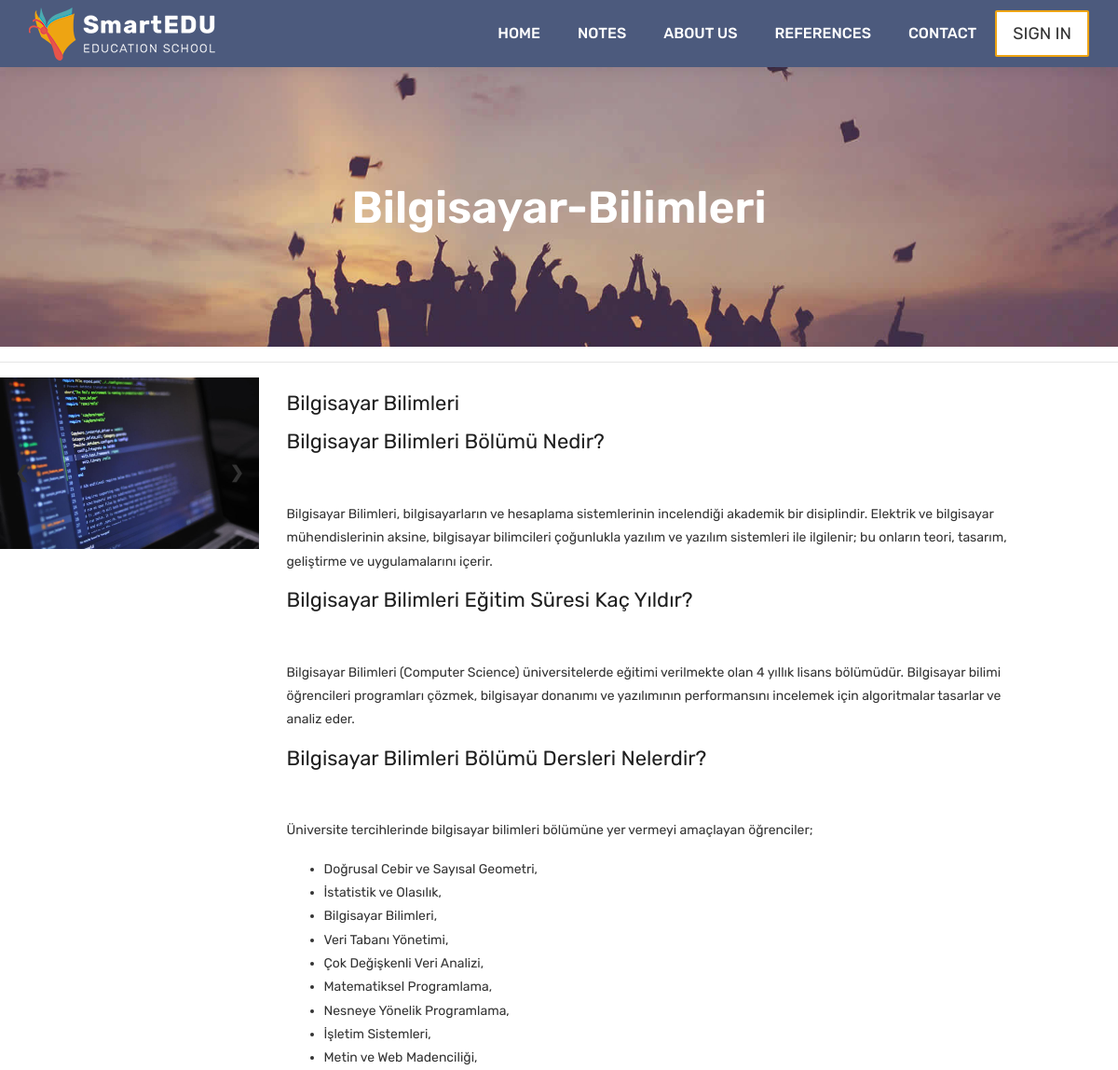
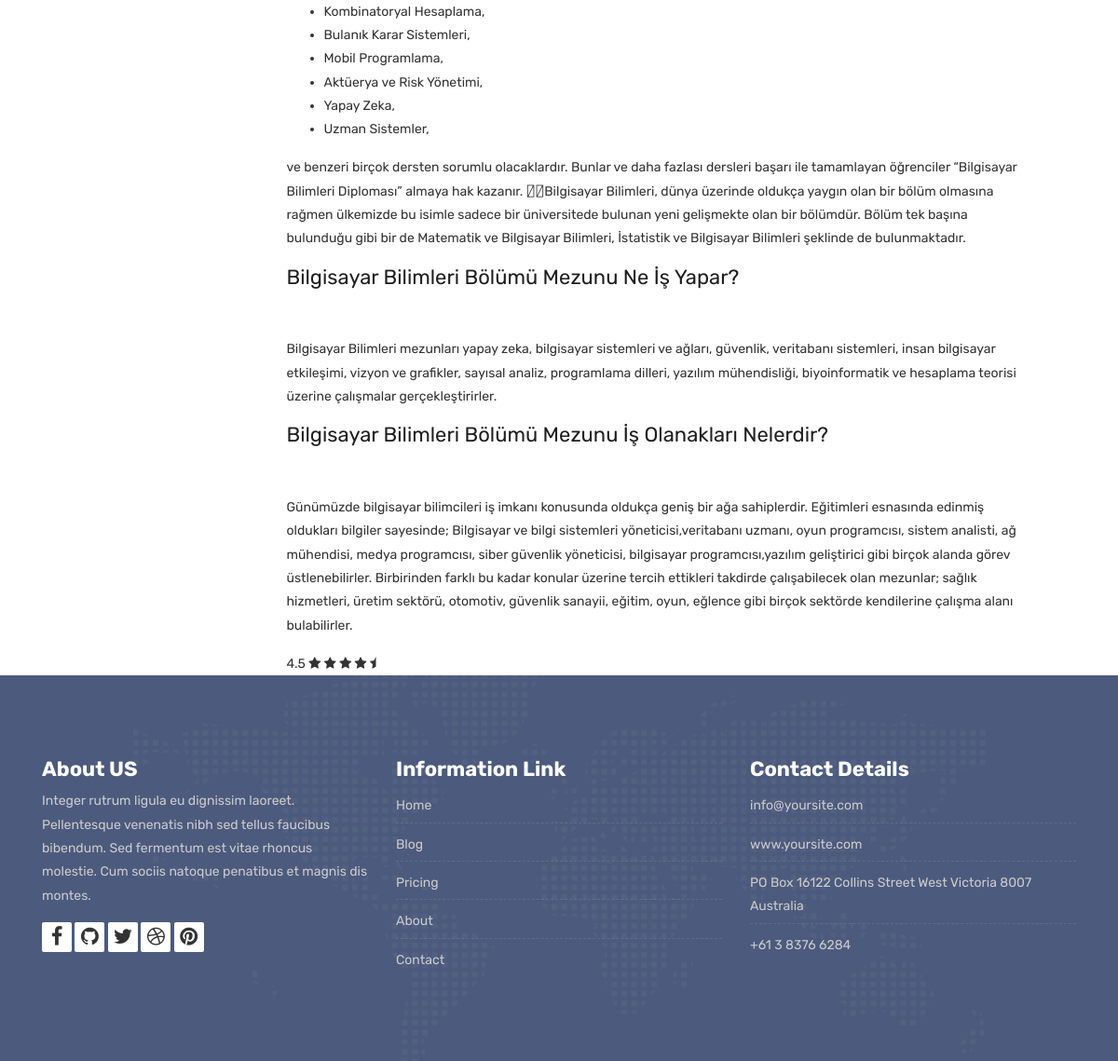
The page /note/6/Bilgisayar-Bilimleri/ on the database its author committed (2 pictures, top to bottom).
### Note/models.py (models this page shows, shortened)
class Note(models.Model):
    STATUS = (
        ('True', 'Evet'),
        ('False', 'Hayır'),
    )
    category=models.ForeignKey(Category,on_delete=models.CASCADE)#category tablosu ile ilişki
    title = models.CharField(blank=True,max_length=100)
    keywords = models.CharField(blank=True,max_length=255)
    description = models.CharField(blank=True,max_length=255)
    image = models.ImageField(blank=True,upload_to='images/')
    status = models.CharField(max_length=10, choices=STATUS)
    slug = models.SlugField(blank=True,max_length=100)
    detail=RichTextUploadingField()
    created_at=models.DateTimeField(auto_now_add=True)
    updated_at=models.DateTimeField(auto_now=True)

class Images(models.Model):
    note=models.ForeignKey(Note,on_delete=models.CASCADE) #cascade alt elemanları dahil
    title = models.CharField(max_length=50,blank=True)
    image = models.ImageField(blank=True, upload_to='images/')

### home/views.py (the view)
# urls.py: path('note/<int:id>/<slug:slug>/',views.note_detail, name='note_detail'),
def note_detail(request,id,slug):
    category = Category.objects.all()
    note = Note.objects.get(pk=id)
    images=Images.objects.filter(note_id=id)
    context = {'category': category,
               'images':images,
                'note': note,
               }
    return render(request,'note_detail.html',context)

### home/templates/note_detail.html (shortened to what this page needs)
{% extends "homebase.html" %}
{% block content %}
    <div class="all-title-box">
        <div class="container text-center">
            <h1>{{ note.slug }}</h1>
        </div>
    </div>
    <hr>
    <div class="row">
        <div class="col-lg-3 col-md-3 col-xl-3">
            <div class="slideshow-container">
                {% for rs in images %}
                    <div class="mySlides">
                        <div class="numbertext"></div>
                        <div class="image-blog">
                            <img src="{{ rs.image.url }}" alt="" style="width:100%" height="100%" class="img-fluid">
                        </div>
                    </div>
                {% endfor %}
                <a class="prev" onclick="plusSlides(-1)">&#10094;</a>
                <a class="next" onclick="plusSlides(1)">&#10095;</a>
            </div>
        </div>
        <div class="col-lg-8 col-md-8 col-xl-8">
            <div>
                <div class="course-title">
                    <h2>{{ note.title }}</h2>
                </div>
                <div class="course-desc">
                    {{ note.detail|safe }}
                </div>
                <div class="course-rating">
                    4.5
                    <i class="fa fa-star"></i>
                    <i class="fa fa-star"></i>
                    <i class="fa fa-star"></i>
                    <i class="fa fa-star"></i>
                    <i class="fa fa-star-half"></i>
                </div>
            </div>
        </div>
    </div>
{% endblock %}

### home/static/style.css (style rules this page uses)
body { color: #333333; font-size: 14px; font-family: 'Rubik', sans-serif; line-height: 1.80857; }
html, body { height: 100%; }
a { color: #1f1f1f; text-decoration: none !important; outline: none !important; -webkit-transition: all .3s ease-in-out; -moz-transition: all .3s ease-in-out; -ms-transition: all .3s ease-in-out; -o-transition: all .3s ease-in-out; transition: all .3s ease-in-out; }
h1, h2, h3, h4, h5, h6 { letter-spacing: 0; font-weight: normal; position: relative; padding: 0 0 10px 0; font-weight: normal; line-height: 120% !important; color: #1f1f1f; margin: 0 }
h1 { font-size: 24px }
h2 { font-size: 22px }
a { color: #1f1f1f; text-decoration: none; outline: none; }
a, .btn { text-decoration: none !important; outline: none !important; -webkit-transition: all .3s ease-in-out; -moz-transition: all .3s ease-in-out; -ms-transition: all .3s ease-in-out; -o-transition: all .3s ease-in-out; transition: all .3s ease-in-out; }
.all-title-box { background: url(images/banner.jpg)no-repeat; -webkit-background-size: cover; -moz-background-size: cover; -o-background-size: cover; background-size: cover; background-position: center; min-height: 300px; }
.all-title-box h1 { color: #fff; font-weight: 600; text-transform: capitalize; padding-top: 11%; font-size: 48px; line-height: 0px; }
.image-blog img { padding: 0 !important; width: 100%; margin: 0 !important; opacity: 1; -ms-filter: "progid:DXImageTransform.Microsoft.Alpha(Opacity=100)"; -moz-opacity: 1; -khtml-opacity: 1; -webkit-transition: all 150ms ease-in-out; -moz-transition: all 150ms ease-in-out; -o-transition: all 150ms ease-in-out; -ms-transition: all 150ms ease-in-out; transition: all 150ms ease-in-out; }
.course-title > h2 { margin: 15px 0; padding: 0px; }

### home/static/css/slider.css (style rules this page uses)
* { box-sizing:border-box }
.slideshow-container { max-width: 1000px; position: relative; margin: auto; }
.mySlides { display: none; }
.prev, .next { cursor: pointer; position: absolute; top: 50%; width: auto; margin-top: -22px; padding: 16px; color: white; font-weight: bold; font-size: 18px; transition: 0.6s ease; border-radius: 0 3px 3px 0; user-select: none; }
.next { right: 0; border-radius: 3px 0 0 3px; }
.numbertext { color: #f2f2f2; font-size: 12px; padding: 8px 12px; position: absolute; top: 0; }

### rows shown on the page
Note: slug "Bilgisayar-Bilimleri", title "Bilgisayar Bilimleri", detail "Bilgisayar Bilimleri Bölümü Nedir? Bilgisayar Bilimleri, bilgisayarların ve hesaplama sistemlerinin incelendiği akademik bir disiplindir. Elektrik ve bilgisayar mühendislerinin aksine, bilgisayar bilimcileri çoğunlukla yazılım ve yazılım sistemleri ile ilgilenir; bu onların teori, tasarım, geliştirme ve uygulamalarını içerir. Bilgisayar Bilimleri Eğitim Süresi Kaç Yıldır? Bilgisayar Bilimleri (Computer Science) üniversitelerde eğitimi verilmekte olan 4 yıllık lisans bölümüdür. Bilgisayar bilimi öğrencileri programları çözmek, bilgisayar donanımı ve yazılımının performansını incelemek için algoritmalar tasarlar ve analiz eder. Bilgisayar Bilimleri Bölümü Dersleri Nelerdir? Üniversite…"
Images: image (picture)
